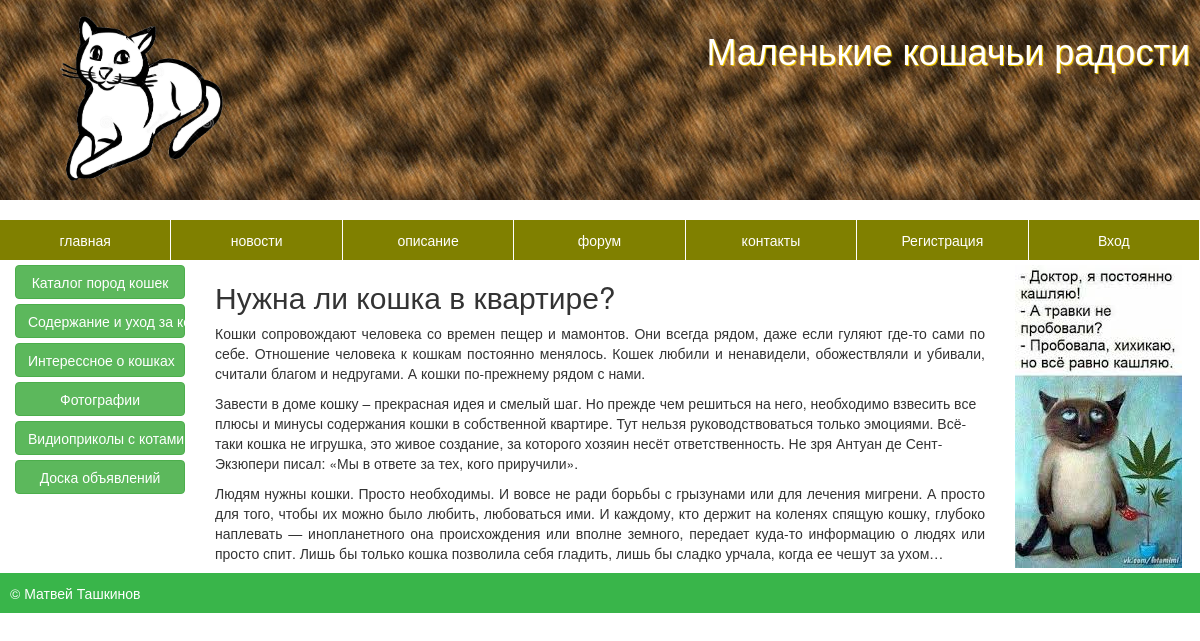
The page / on the database its author committed.
### tables this page shows
CREATE TABLE IF NOT EXISTS `maintexts` (
  `id` int(11) NOT NULL AUTO_INCREMENT,
  `name` tinytext NOT NULL,
  `body` text NOT NULL,
  `url` tinytext NOT NULL,
  `showhide` enum('show','hide') NOT NULL DEFAULT 'show',
  `lang` enum('ru','en') NOT NULL DEFAULT 'ru',
  `putdate` date DEFAULT NULL,
  PRIMARY KEY (`id`)
);

### index.php (the view, shortened to what this page needs)
<?php
  require_once('templates/top.php');
  if($_GET['url']){
  $url=$_GET['url'];
  }
  else{
  $url='index';
  }
  $query="SELECT*FROM maintexts WHERE url='$url'";
  $adr=mysqli_query($db_con,$query);
  $result=mysqli_fetch_array($adr);
  ?>
				<h2><?=$result['name'];?></h2>
				<article>
				<div>
				<?=$result['body'];?>
				</div>
				</article>
<?php require_once('templates/bottom.php');?>

### media/css/style.css (style rules this page uses)
html { height:100%; }
body { overflow: hidden; margin: 0; padding: 0; height:auto !important; height:100%; min-height:100%; }
p { text-align: justify; }
article { height:100%; }

### rows shown on the page
maintexts: name "Нужна ли кошка в квартире?", body "Кошки сопровождают человека со времен пещер и мамонтов. Они всегда рядом, даже если гуляют где-то сами по себе. Отношение человека к кошкам постоянно менялось. Кошек любили и ненавидели, обожествляли и убивали, считали благом и недругами. А кошки по-прежнему рядом с нами. Завести в доме кошку – прекрасная идея и смелый шаг. Но прежде чем решиться на него, необходимо взвесить все плюсы и минусы содержания кошки в собственной квартире. Тут нельзя руководствоваться только эмоциями. Всё-таки кошка не игрушка, это живое создание, за которого хозяин несёт ответственность. Не зря Антуан де Сент-Экзюпери писал: «Мы в ответе за тех, кого приручили». Людям нужны кошки. Просто необходимы. И вовсе не…"
